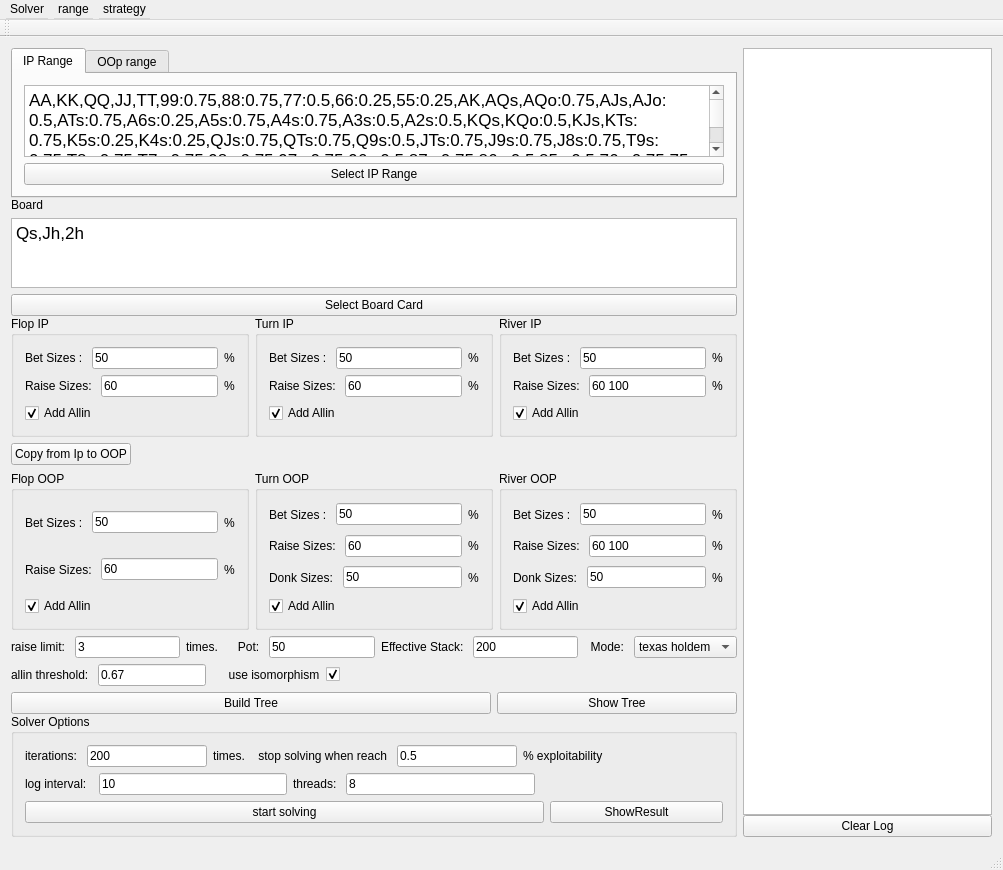
<?xml version="1.0" encoding="UTF-8"?>
<ui version="4.0">
 <class>MainWindow</class>
 <widget class="QMainWindow" name="MainWindow">
  <property name="geometry">
   <rect>
    <x>0</x>
    <y>0</y>
    <width>1003</width>
    <height>870</height>
   </rect>
  </property>
  <property name="windowTitle">
   <string>MainWindow</string>
  </property>
  <widget class="QWidget" name="centralWidget">
   <layout class="QHBoxLayout" name="horizontalLayout_2" stretch="0,0">
    <item>
     <layout class="QVBoxLayout" name="inputLayout" stretch="2,2,8,1">
      <property name="spacing">
       <number>0</number>
      </property>
      <item>
       <layout class="QVBoxLayout" name="rangeLayout">
        <item>
         <widget class="QTabWidget" name="tabWidget">
          <property name="currentIndex">
           <number>0</number>
          </property>
          <widget class="QWidget" name="IpRange">
           <attribute name="title">
            <string>IP Range</string>
           </attribute>
           <layout class="QVBoxLayout" name="verticalLayout">
            <item>
             <widget class="QTextEdit" name="ipRangeText">
              <property name="html">
               <string>&lt;!DOCTYPE HTML PUBLIC &quot;-//W3C//DTD HTML 4.0//EN&quot; &quot;http://www.w3.org/TR/REC-html40/strict.dtd&quot;&gt;
&lt;html&gt;&lt;head&gt;&lt;meta name=&quot;qrichtext&quot; content=&quot;1&quot; /&gt;&lt;style type=&quot;text/css&quot;&gt;
p, li { white-space: pre-wrap; }
&lt;/style&gt;&lt;/head&gt;&lt;body style=&quot; font-family:'.AppleSystemUIFont'; font-size:13pt; font-weight:400; font-style:normal;&quot;&gt;
&lt;p style=&quot; margin-top:0px; margin-bottom:0px; margin-left:0px; margin-right:0px; -qt-block-indent:0; text-indent:0px;&quot;&gt;AA,KK,QQ,JJ,TT,99:0.75,88:0.75,77:0.5,66:0.25,55:0.25,AK,AQs,AQo:0.75,AJs,AJo:0.5,ATs:0.75,A6s:0.25,A5s:0.75,A4s:0.75,A3s:0.5,A2s:0.5,KQs,KQo:0.5,KJs,KTs:0.75,K5s:0.25,K4s:0.25,QJs:0.75,QTs:0.75,Q9s:0.5,JTs:0.75,J9s:0.75,J8s:0.75,T9s:0.75,T8s:0.75,T7s:0.75,98s:0.75,97s:0.75,96s:0.5,87s:0.75,86s:0.5,85s:0.5,76s:0.75,75s:0.5,65s:0.75,64s:0.5,54s:0.75,53s:0.5,43s:0.5&lt;/p&gt;&lt;/body&gt;&lt;/html&gt;</string>
              </property>
             </widget>
            </item>
            <item>
             <widget class="QPushButton" name="pushButton_3">
              <property name="text">
               <string>Select IP Range</string>
              </property>
             </widget>
            </item>
           </layout>
          </widget>
          <widget class="QWidget" name="OopRange">
           <attribute name="title">
            <string>OOp range</string>
           </attribute>
           <layout class="QVBoxLayout" name="verticalLayout_2">
            <item>
             <widget class="QTextEdit" name="oopRangeText">
              <property name="html">
               <string>&lt;!DOCTYPE HTML PUBLIC &quot;-//W3C//DTD HTML 4.0//EN&quot; &quot;http://www.w3.org/TR/REC-html40/strict.dtd&quot;&gt;
&lt;html&gt;&lt;head&gt;&lt;meta name=&quot;qrichtext&quot; content=&quot;1&quot; /&gt;&lt;style type=&quot;text/css&quot;&gt;
p, li { white-space: pre-wrap; }
&lt;/style&gt;&lt;/head&gt;&lt;body style=&quot; font-family:'.AppleSystemUIFont'; font-size:13pt; font-weight:400; font-style:normal;&quot;&gt;
&lt;p style=&quot; margin-top:0px; margin-bottom:0px; margin-left:0px; margin-right:0px; -qt-block-indent:0; text-indent:0px;&quot;&gt;QQ:0.5,JJ:0.75,TT,99,88,77,66,55,44,33,22,AKo:0.25,AQs,AQo:0.75,AJs,AJo:0.75,ATs,ATo:0.75,A9s,A8s,A7s,A6s,A5s,A4s,A3s,A2s,KQ,KJ,KTs,KTo:0.5,K9s,K8s,K7s,K6s,K5s,K4s:0.5,K3s:0.5,K2s:0.5,QJ,QTs,Q9s,Q8s,Q7s,JTs,JTo:0.5,J9s,J8s,T9s,T8s,T7s,98s,97s,96s,87s,86s,76s,75s,65s,64s,54s,53s,43s&lt;/p&gt;&lt;/body&gt;&lt;/html&gt;</string>
              </property>
             </widget>
            </item>
            <item>
             <widget class="QPushButton" name="pushButton_4">
              <property name="text">
               <string>Select OOP Range</string>
              </property>
             </widget>
            </item>
           </layout>
          </widget>
         </widget>
        </item>
       </layout>
      </item>
      <item>
       <layout class="QVBoxLayout" name="boardLayout">
        <item>
         <widget class="QLabel" name="label">
          <property name="text">
           <string>Board</string>
          </property>
         </widget>
        </item>
        <item>
         <widget class="QTextEdit" name="boardText">
          <property name="html">
           <string>&lt;!DOCTYPE HTML PUBLIC &quot;-//W3C//DTD HTML 4.0//EN&quot; &quot;http://www.w3.org/TR/REC-html40/strict.dtd&quot;&gt;
&lt;html&gt;&lt;head&gt;&lt;meta name=&quot;qrichtext&quot; content=&quot;1&quot; /&gt;&lt;style type=&quot;text/css&quot;&gt;
p, li { white-space: pre-wrap; }
&lt;/style&gt;&lt;/head&gt;&lt;body style=&quot; font-family:'.AppleSystemUIFont'; font-size:13pt; font-weight:400; font-style:normal;&quot;&gt;
&lt;p style=&quot; margin-top:0px; margin-bottom:0px; margin-left:0px; margin-right:0px; -qt-block-indent:0; text-indent:0px;&quot;&gt;Qs,Jh,2h&lt;/p&gt;&lt;/body&gt;&lt;/html&gt;</string>
          </property>
         </widget>
        </item>
        <item>
         <widget class="QPushButton" name="pushButton_2">
          <property name="text">
           <string>Select Board Card</string>
          </property>
         </widget>
        </item>
       </layout>
      </item>
      <item>
       <layout class="QVBoxLayout" name="inputStaticsLayout" stretch="3,0,4,0">
        <item>
         <layout class="QHBoxLayout" name="horizontalLayout_3" stretch="1,1,1">
          <item>
           <layout class="QHBoxLayout" name="horizontalLayout_10">
            <item>
             <widget class="QGroupBox" name="groupBox">
              <property name="title">
               <string>Flop IP</string>
              </property>
              <layout class="QVBoxLayout" name="verticalLayout_3">
               <item>
                <layout class="QHBoxLayout" name="horizontalLayout_4">
                 <item>
                  <widget class="QLabel" name="label_2">
                   <property name="text">
                    <string>Bet Sizes : </string>
                   </property>
                  </widget>
                 </item>
                 <item>
                  <widget class="QLineEdit" name="flop_ip_bet">
                   <property name="text">
                    <string>50</string>
                   </property>
                  </widget>
                 </item>
                 <item>
                  <widget class="QLabel" name="label_3">
                   <property name="text">
                    <string>%</string>
                   </property>
                  </widget>
                 </item>
                </layout>
               </item>
               <item>
                <layout class="QHBoxLayout" name="horizontalLayout_7">
                 <item>
                  <widget class="QLabel" name="label_4">
                   <property name="text">
                    <string>Raise Sizes: </string>
                   </property>
                  </widget>
                 </item>
                 <item>
                  <widget class="QLineEdit" name="flop_ip_raise">
                   <property name="text">
                    <string>60</string>
                   </property>
                  </widget>
                 </item>
                 <item>
                  <widget class="QLabel" name="label_5">
                   <property name="text">
                    <string>%</string>
                   </property>
                  </widget>
                 </item>
                </layout>
               </item>
               <item>
                <layout class="QHBoxLayout" name="horizontalLayout_5">
                 <item>
                  <widget class="QCheckBox" name="flop_ip_allin">
                   <property name="text">
                    <string>Add Allin</string>
                   </property>
                   <property name="checked">
                    <bool>true</bool>
                   </property>
                  </widget>
                 </item>
                </layout>
               </item>
              </layout>
             </widget>
            </item>
           </layout>
          </item>
          <item>
           <layout class="QVBoxLayout" name="verticalLayout_4">
            <item>
             <widget class="QGroupBox" name="groupBox_2">
              <property name="title">
               <string>Turn IP</string>
              </property>
              <layout class="QVBoxLayout" name="verticalLayout_5">
               <item>
                <layout class="QHBoxLayout" name="horizontalLayout_9">
                 <item>
                  <widget class="QLabel" name="label_6">
                   <property name="text">
                    <string>Bet Sizes : </string>
                   </property>
                  </widget>
                 </item>
                 <item>
                  <widget class="QLineEdit" name="turn_ip_bet">
                   <property name="text">
                    <string>50</string>
                   </property>
                  </widget>
                 </item>
                 <item>
                  <widget class="QLabel" name="label_7">
                   <property name="text">
                    <string>%</string>
                   </property>
                  </widget>
                 </item>
                </layout>
               </item>
               <item>
                <layout class="QHBoxLayout" name="horizontalLayout_14">
                 <item>
                  <widget class="QLabel" name="label_8">
                   <property name="text">
                    <string>Raise Sizes: </string>
                   </property>
                  </widget>
                 </item>
                 <item>
                  <widget class="QLineEdit" name="turn_ip_raise">
                   <property name="text">
                    <string>60</string>
                   </property>
                  </widget>
                 </item>
                 <item>
                  <widget class="QLabel" name="label_9">
                   <property name="text">
                    <string>%</string>
                   </property>
                  </widget>
                 </item>
                </layout>
               </item>
               <item>
                <layout class="QHBoxLayout" name="horizontalLayout_15">
                 <item>
                  <widget class="QCheckBox" name="turn_ip_allin">
                   <property name="text">
                    <string>Add Allin</string>
                   </property>
                   <property name="checked">
                    <bool>true</bool>
                   </property>
                  </widget>
                 </item>
                </layout>
               </item>
              </layout>
             </widget>
            </item>
           </layout>
          </item>
          <item>
           <layout class="QHBoxLayout" name="horizontalLayout_8">
            <item>
             <widget class="QGroupBox" name="groupBox_3">
              <property name="title">
               <string>River IP</string>
              </property>
              <layout class="QVBoxLayout" name="verticalLayout_6">
               <item>
                <layout class="QHBoxLayout" name="horizontalLayout_17">
                 <item>
                  <widget class="QLabel" name="label_12">
                   <property name="text">
                    <string>Bet Sizes : </string>
                   </property>
                  </widget>
                 </item>
                 <item>
                  <widget class="QLineEdit" name="river_ip_bet">
                   <property name="text">
                    <string>50</string>
                   </property>
                  </widget>
                 </item>
                 <item>
                  <widget class="QLabel" name="label_13">
                   <property name="text">
                    <string>%</string>
                   </property>
                  </widget>
                 </item>
                </layout>
               </item>
               <item>
                <layout class="QHBoxLayout" name="horizontalLayout_16">
                 <item>
                  <widget class="QLabel" name="label_10">
                   <property name="text">
                    <string>Raise Sizes: </string>
                   </property>
                  </widget>
                 </item>
                 <item>
                  <widget class="QLineEdit" name="river_ip_raise">
                   <property name="text">
                    <string>60 100</string>
                   </property>
                  </widget>
                 </item>
                 <item>
                  <widget class="QLabel" name="label_11">
                   <property name="text">
                    <string>%</string>
                   </property>
                  </widget>
                 </item>
                </layout>
               </item>
               <item>
                <layout class="QHBoxLayout" name="horizontalLayout_18">
                 <item>
                  <widget class="QCheckBox" name="river_ip_allin">
                   <property name="text">
                    <string>Add Allin</string>
                   </property>
                   <property name="checked">
                    <bool>true</bool>
                   </property>
                  </widget>
                 </item>
                </layout>
               </item>
              </layout>
             </widget>
            </item>
           </layout>
          </item>
         </layout>
        </item>
        <item>
         <layout class="QHBoxLayout" name="horizontalLayout_52">
          <item>
           <widget class="QPushButton" name="copyButtom">
            <property name="text">
             <string>Copy from Ip to OOP</string>
            </property>
           </widget>
          </item>
          <item>
           <spacer name="horizontalSpacer_3">
            <property name="orientation">
             <enum>Qt::Horizontal</enum>
            </property>
            <property name="sizeHint" stdset="0">
             <size>
              <width>40</width>
              <height>20</height>
             </size>
            </property>
           </spacer>
          </item>
         </layout>
        </item>
        <item>
         <layout class="QHBoxLayout" name="horizontalLayout_6" stretch="1,1,1">
          <item>
           <layout class="QHBoxLayout" name="horizontalLayout_13">
            <item>
             <widget class="QGroupBox" name="groupBox_4">
              <property name="title">
               <string>Flop OOP</string>
              </property>
              <layout class="QVBoxLayout" name="verticalLayout_7">
               <item>
                <layout class="QHBoxLayout" name="horizontalLayout_20">
                 <item>
                  <widget class="QLabel" name="label_16">
                   <property name="text">
                    <string>Bet Sizes : </string>
                   </property>
                  </widget>
                 </item>
                 <item>
                  <widget class="QLineEdit" name="flop_oop_bet">
                   <property name="text">
                    <string>50</string>
                   </property>
                  </widget>
                 </item>
                 <item>
                  <widget class="QLabel" name="label_17">
                   <property name="text">
                    <string>%</string>
                   </property>
                  </widget>
                 </item>
                </layout>
               </item>
               <item>
                <layout class="QHBoxLayout" name="horizontalLayout_19">
                 <item>
                  <widget class="QLabel" name="label_14">
                   <property name="text">
                    <string>Raise Sizes: </string>
                   </property>
                  </widget>
                 </item>
                 <item>
                  <widget class="QLineEdit" name="flop_oop_raise">
                   <property name="text">
                    <string>60</string>
                   </property>
                  </widget>
                 </item>
                 <item>
                  <widget class="QLabel" name="label_15">
                   <property name="text">
                    <string>%</string>
                   </property>
                  </widget>
                 </item>
                </layout>
               </item>
               <item>
                <layout class="QHBoxLayout" name="horizontalLayout_21">
                 <item>
                  <widget class="QCheckBox" name="flop_oop_allin">
                   <property name="text">
                    <string>Add Allin</string>
                   </property>
                   <property name="checked">
                    <bool>true</bool>
                   </property>
                  </widget>
                 </item>
                </layout>
               </item>
              </layout>
             </widget>
            </item>
           </layout>
          </item>
          <item>
           <layout class="QHBoxLayout" name="horizontalLayout_12">
            <item>
             <widget class="QGroupBox" name="groupBox_5">
              <property name="title">
               <string>Turn OOP</string>
              </property>
              <layout class="QVBoxLayout" name="verticalLayout_8">
               <item>
                <layout class="QHBoxLayout" name="horizontalLayout_42">
                 <item>
                  <widget class="QLabel" name="label_58">
                   <property name="text">
                    <string>Bet Sizes : </string>
                   </property>
                  </widget>
                 </item>
                 <item>
                  <widget class="QLineEdit" name="turn_oop_bet">
                   <property name="text">
                    <string>50</string>
                   </property>
                  </widget>
                 </item>
                 <item>
                  <widget class="QLabel" name="label_59">
                   <property name="text">
                    <string>%</string>
                   </property>
                  </widget>
                 </item>
                </layout>
               </item>
               <item>
                <layout class="QHBoxLayout" name="horizontalLayout_41">
                 <item>
                  <widget class="QLabel" name="label_56">
                   <property name="text">
                    <string>Raise Sizes: </string>
                   </property>
                  </widget>
                 </item>
                 <item>
                  <widget class="QLineEdit" name="turn_oop_raise">
                   <property name="text">
                    <string>60</string>
                   </property>
                  </widget>
                 </item>
                 <item>
                  <widget class="QLabel" name="label_57">
                   <property name="text">
                    <string>%</string>
                   </property>
                  </widget>
                 </item>
                </layout>
               </item>
               <item>
                <layout class="QHBoxLayout" name="horizontalLayout_43">
                 <item>
                  <widget class="QLabel" name="label_60">
                   <property name="text">
                    <string>Donk Sizes: </string>
                   </property>
                  </widget>
                 </item>
                 <item>
                  <widget class="QLineEdit" name="turn_oop_donk">
                   <property name="text">
                    <string>50</string>
                   </property>
                  </widget>
                 </item>
                 <item>
                  <widget class="QLabel" name="label_61">
                   <property name="text">
                    <string>%</string>
                   </property>
                  </widget>
                 </item>
                </layout>
               </item>
               <item>
                <layout class="QHBoxLayout" name="horizontalLayout_44">
                 <item>
                  <widget class="QCheckBox" name="turn_oop_allin">
                   <property name="text">
                    <string>Add Allin</string>
                   </property>
                   <property name="checked">
                    <bool>true</bool>
                   </property>
                  </widget>
                 </item>
                </layout>
               </item>
              </layout>
             </widget>
            </item>
           </layout>
          </item>
          <item>
           <layout class="QHBoxLayout" name="horizontalLayout_11">
            <item>
             <widget class="QGroupBox" name="groupBox_6">
              <property name="title">
               <string>River OOP</string>
              </property>
              <layout class="QVBoxLayout" name="verticalLayout_9">
               <item>
                <layout class="QHBoxLayout" name="horizontalLayout_46">
                 <item>
                  <widget class="QLabel" name="label_64">
                   <property name="text">
                    <string>Bet Sizes : </string>
                   </property>
                  </widget>
                 </item>
                 <item>
                  <widget class="QLineEdit" name="river_oop_bet">
                   <property name="text">
                    <string>50</string>
                   </property>
                  </widget>
                 </item>
                 <item>
                  <widget class="QLabel" name="label_65">
                   <property name="text">
                    <string>%</string>
                   </property>
                  </widget>
                 </item>
                </layout>
               </item>
               <item>
                <layout class="QHBoxLayout" name="horizontalLayout_45">
                 <item>
                  <widget class="QLabel" name="label_62">
                   <property name="text">
                    <string>Raise Sizes: </string>
                   </property>
                  </widget>
                 </item>
                 <item>
                  <widget class="QLineEdit" name="river_oop_raise">
                   <property name="text">
                    <string>60 100</string>
                   </property>
                  </widget>
                 </item>
                 <item>
                  <widget class="QLabel" name="label_63">
                   <property name="text">
                    <string>%</string>
                   </property>
                  </widget>
                 </item>
                </layout>
               </item>
               <item>
                <layout class="QHBoxLayout" name="horizontalLayout_47">
                 <item>
                  <widget class="QLabel" name="label_66">
                   <property name="text">
                    <string>Donk Sizes: </string>
                   </property>
                  </widget>
                 </item>
                 <item>
                  <widget class="QLineEdit" name="river_oop_donk">
                   <property name="text">
                    <string>50</string>
                   </property>
                  </widget>
                 </item>
                 <item>
                  <widget class="QLabel" name="label_67">
                   <property name="text">
                    <string>%</string>
                   </property>
                  </widget>
                 </item>
                </layout>
               </item>
               <item>
                <layout class="QHBoxLayout" name="horizontalLayout_48">
                 <item>
                  <widget class="QCheckBox" name="river_oop_allin">
                   <property name="text">
                    <string>Add Allin</string>
                   </property>
                   <property name="checked">
                    <bool>true</bool>
                   </property>
                  </widget>
                 </item>
                </layout>
               </item>
              </layout>
             </widget>
            </item>
           </layout>
          </item>
         </layout>
        </item>
        <item>
         <layout class="QVBoxLayout" name="verticalLayout_15">
          <item>
           <layout class="QHBoxLayout" name="horizontalLayout_49">
            <item>
             <widget class="QLabel" name="label_68">
              <property name="text">
               <string>raise limit: </string>
              </property>
             </widget>
            </item>
            <item>
             <widget class="QLineEdit" name="raiseLimitText">
              <property name="text">
               <string>3</string>
              </property>
             </widget>
            </item>
            <item>
             <widget class="QLabel" name="label_69">
              <property name="text">
               <string>times.      Pot: </string>
              </property>
             </widget>
            </item>
            <item>
             <widget class="QLineEdit" name="potText">
              <property name="text">
               <string>50</string>
              </property>
             </widget>
            </item>
            <item>
             <widget class="QLabel" name="label_70">
              <property name="text">
               <string>Effective Stack: </string>
              </property>
             </widget>
            </item>
            <item>
             <widget class="QLineEdit" name="effectiveStackText">
              <property name="text">
               <string>200</string>
              </property>
             </widget>
            </item>
            <item>
             <widget class="QLabel" name="label_71">
              <property name="text">
               <string>  Mode: </string>
              </property>
             </widget>
            </item>
            <item>
             <widget class="QComboBox" name="mode_box">
              <item>
               <property name="text">
                <string>texas holdem</string>
               </property>
              </item>
              <item>
               <property name="text">
                <string>shortdeck</string>
               </property>
              </item>
             </widget>
            </item>
           </layout>
          </item>
          <item>
           <layout class="QHBoxLayout" name="horizontalLayout_54">
            <item>
             <widget class="QLabel" name="label_75">
              <property name="text">
               <string>allin threshold: </string>
              </property>
             </widget>
            </item>
            <item>
             <widget class="QLineEdit" name="allinThresholdText">
              <property name="sizePolicy">
               <sizepolicy hsizetype="Preferred" vsizetype="Fixed">
                <horstretch>0</horstretch>
                <verstretch>0</verstretch>
               </sizepolicy>
              </property>
              <property name="text">
               <string>0.67</string>
              </property>
             </widget>
            </item>
            <item>
             <widget class="QLabel" name="label_76">
              <property name="text">
               <string>     use isomorphism</string>
              </property>
             </widget>
            </item>
            <item>
             <widget class="QCheckBox" name="useIsoCheck">
              <property name="text">
               <string/>
              </property>
              <property name="checked">
               <bool>true</bool>
              </property>
             </widget>
            </item>
            <item>
             <spacer name="horizontalSpacer_6">
              <property name="orientation">
               <enum>Qt::Horizontal</enum>
              </property>
              <property name="sizeHint" stdset="0">
               <size>
                <width>40</width>
                <height>20</height>
               </size>
              </property>
             </spacer>
            </item>
           </layout>
          </item>
          <item>
           <layout class="QHBoxLayout" name="horizontalLayout_50" stretch="6,3">
            <item>
             <widget class="QPushButton" name="buildTreeButtom">
              <property name="text">
               <string>Build Tree</string>
              </property>
             </widget>
            </item>
            <item>
             <widget class="QPushButton" name="pushButton_5">
              <property name="text">
               <string>Show Tree</string>
              </property>
             </widget>
            </item>
           </layout>
          </item>
         </layout>
        </item>
       </layout>
      </item>
      <item>
       <layout class="QVBoxLayout" name="SolverOptionsLayout">
        <item>
         <widget class="QGroupBox" name="groupBox_7">
          <property name="title">
           <string>Solver Options</string>
          </property>
          <layout class="QVBoxLayout" name="verticalLayout_16">
           <item>
            <layout class="QHBoxLayout" name="horizontalLayout_22">
             <item>
              <widget class="QLabel" name="label_18">
               <property name="text">
                <string>iterations: </string>
               </property>
              </widget>
             </item>
             <item>
              <widget class="QLineEdit" name="iterationText">
               <property name="text">
                <string>200</string>
               </property>
              </widget>
             </item>
             <item>
              <widget class="QLabel" name="label_19">
               <property name="text">
                <string>times.    stop solving when reach </string>
               </property>
              </widget>
             </item>
             <item>
              <widget class="QLineEdit" name="exploitabilityText">
               <property name="text">
                <string>0.5</string>
               </property>
              </widget>
             </item>
             <item>
              <widget class="QLabel" name="label_72">
               <property name="text">
                <string>% exploitability</string>
               </property>
              </widget>
             </item>
             <item>
              <spacer name="horizontalSpacer_2">
               <property name="orientation">
                <enum>Qt::Horizontal</enum>
               </property>
               <property name="sizeHint" stdset="0">
                <size>
                 <width>40</width>
                 <height>20</height>
                </size>
               </property>
              </spacer>
             </item>
            </layout>
           </item>
           <item>
            <layout class="QHBoxLayout" name="horizontalLayout_51">
             <item>
              <widget class="QLabel" name="label_73">
               <property name="text">
                <string>log interval:  </string>
               </property>
              </widget>
             </item>
             <item>
              <widget class="QLineEdit" name="logIntervalText">
               <property name="text">
                <string>10</string>
               </property>
              </widget>
             </item>
             <item>
              <widget class="QLabel" name="label_74">
               <property name="text">
                <string>threads: </string>
               </property>
              </widget>
             </item>
             <item>
              <widget class="QLineEdit" name="threadsText">
               <property name="text">
                <string>8</string>
               </property>
              </widget>
             </item>
             <item>
              <spacer name="horizontalSpacer">
               <property name="orientation">
                <enum>Qt::Horizontal</enum>
               </property>
               <property name="sizeHint" stdset="0">
                <size>
                 <width>40</width>
                 <height>20</height>
                </size>
               </property>
              </spacer>
             </item>
            </layout>
           </item>
           <item>
            <layout class="QHBoxLayout" name="horizontalLayout" stretch="6,2">
             <item>
              <widget class="QPushButton" name="buttomSolve">
               <property name="text">
                <string>start solving</string>
               </property>
              </widget>
             </item>
             <item>
              <widget class="QPushButton" name="pushButton">
               <property name="text">
                <string>ShowResult</string>
               </property>
              </widget>
             </item>
            </layout>
           </item>
          </layout>
         </widget>
        </item>
       </layout>
      </item>
     </layout>
    </item>
    <item>
     <layout class="QVBoxLayout" name="infoLayout">
      <property name="spacing">
       <number>0</number>
      </property>
      <item>
       <widget class="QTextEdit" name="logOutput"/>
      </item>
      <item>
       <widget class="QPushButton" name="clearLogButtom">
        <property name="text">
         <string>Clear Log</string>
        </property>
       </widget>
      </item>
     </layout>
    </item>
   </layout>
  </widget>
  <widget class="QMenuBar" name="menuBar">
   <property name="geometry">
    <rect>
     <x>0</x>
     <y>0</y>
     <width>1003</width>
     <height>24</height>
    </rect>
   </property>
   <property name="minimumSize">
    <size>
     <width>0</width>
     <height>20</height>
    </size>
   </property>
   <property name="nativeMenuBar">
    <bool>false</bool>
   </property>
   <widget class="QMenu" name="menusolver">
    <property name="title">
     <string>Solver</string>
    </property>
    <widget class="QMenu" name="menuLanguage">
     <property name="title">
      <string>Language</string>
     </property>
     <addaction name="separator"/>
     <addaction name="separator"/>
     <addaction name="actionEng"/>
     <addaction name="actionChinese"/>
    </widget>
    <addaction name="menuLanguage"/>
   </widget>
   <widget class="QMenu" name="menustrategy">
    <property name="title">
     <string>range</string>
    </property>
    <widget class="QMenu" name="menuimport">
     <property name="title">
      <string>import</string>
     </property>
     <addaction name="actionimport_IP_range"/>
     <addaction name="actionimport_OOP_range"/>
    </widget>
    <widget class="QMenu" name="menuexport">
     <property name="title">
      <string>export</string>
     </property>
     <addaction name="actionexport_IP_range"/>
     <addaction name="actionexport_OOP_range"/>
    </widget>
    <addaction name="separator"/>
    <addaction name="menuimport"/>
    <addaction name="menuexport"/>
   </widget>
   <widget class="QMenu" name="menustrategy_2">
    <property name="title">
     <string>strategy</string>
    </property>
    <widget class="QMenu" name="menuexport_to_file">
     <property name="title">
      <string>export to file</string>
     </property>
     <addaction name="actionjson"/>
    </widget>
    <addaction name="menuexport_to_file"/>
   </widget>
   <addaction name="menusolver"/>
   <addaction name="menustrategy"/>
   <addaction name="menustrategy_2"/>
  </widget>
  <widget class="QToolBar" name="mainToolBar">
   <attribute name="toolBarArea">
    <enum>TopToolBarArea</enum>
   </attribute>
   <attribute name="toolBarBreak">
    <bool>false</bool>
   </attribute>
  </widget>
  <widget class="QStatusBar" name="statusBar"/>
  <action name="actionabout">
   <property name="text">
    <string>import setting</string>
   </property>
  </action>
  <action name="actionversion">
   <property name="text">
    <string>export current setting</string>
   </property>
  </action>
  <action name="actionZN_CH">
   <property name="text">
    <string>ZN-CH</string>
   </property>
  </action>
  <action name="actionEnghish">
   <property name="text">
    <string>Enghish</string>
   </property>
  </action>
  <action name="actionEng">
   <property name="text">
    <string>Enghish</string>
   </property>
  </action>
  <action name="actionChinese">
   <property name="text">
    <string>Chinese</string>
   </property>
  </action>
  <action name="actionimport_IP_range">
   <property name="text">
    <string>import IP range</string>
   </property>
  </action>
  <action name="actionimport_OOP_range">
   <property name="text">
    <string>import OOP range</string>
   </property>
  </action>
  <action name="actionexport_IP_range">
   <property name="text">
    <string>export IP range</string>
   </property>
  </action>
  <action name="actionexport_OOP_range">
   <property name="text">
    <string>export OOP range</string>
   </property>
  </action>
  <action name="actionjson">
   <property name="text">
    <string>json</string>
   </property>
  </action>
 </widget>
 <layoutdefault spacing="6" margin="11"/>
 <resources/>
 <connections/>
</ui>
